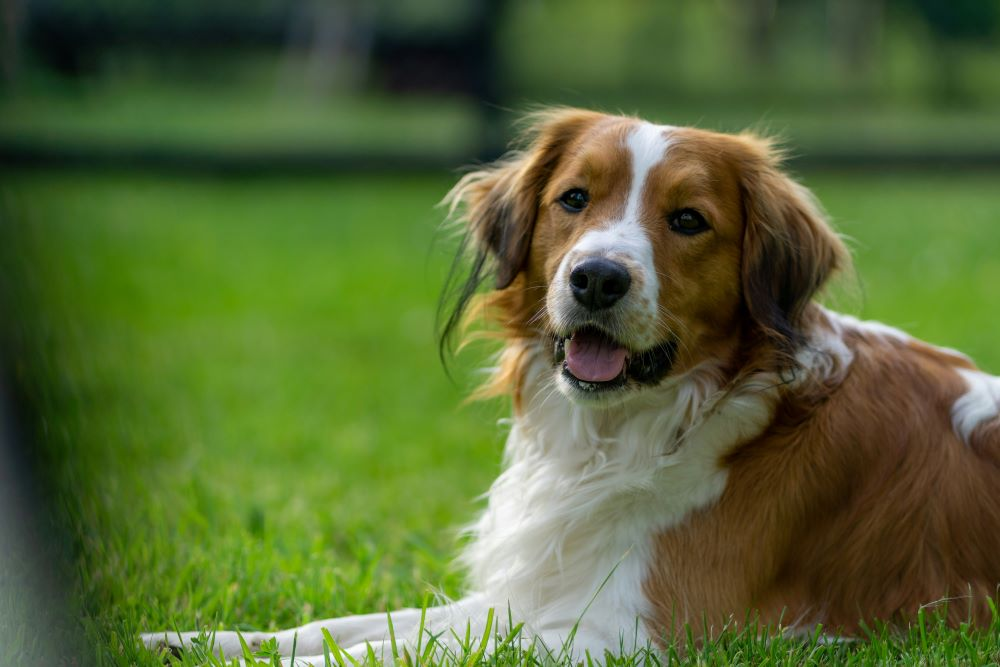
#> input picture assets/image.jpg, 1000 x 667 px
$ python -i augmentation.py   (imports and definitions only)
#> lines starting #> are read from the running program, lines starting #| are printed output that depends on the picture
import random
import numpy as np
import io
import torchvision.transforms as transforms
from typing import List, Tuple, Optional
from PIL import Image, ImageOps, ImageFilter
from torchvision.transforms import functional


class AugmentationScheduler:
    """
    Controls augmentation probability p during training.
    Interface and behavior match torch.optim.lr_scheduler.MultiStepLR.

    Args:
        initial_p (float): Initial probability (used before any milestone).
        milestones (List[int]): Epoch indices (0-based) after which p changes.
        probs (List[float]): New probabilities corresponding to each milestone.

    Example:
        # p = 0.1 for epochs 0-4 (first 5 epochs)
        # p = 0.3 starting from epoch 5 (6th epoch in logs)
        scheduler = AugmentationScheduler(
            initial_p=0.1,
            milestones=[5, 10],
            probs=[0.3, 0.5]
        )
    """

    # [28 lines left out: functions __init__, step, not called in this run]

    @property
    def p(self) -> float:
        return self._current_p

    # [15 lines left out: functions state_dict, load_state_dict, not called in this run]


class ImageTransformer:
    """
    Applies a sequence of image transformations and returns the transformed image
    along with the list of applied transformation names.
    """

    def __init__(self):
        self.transform_tokens = {
            "noop": 3,
            "grayscale": 4,
            "rotate_90": 5,
            "rotate_180": 6,
            "rotate_270": 7,
            "color_jitter": 8,
            "noise_adding": 9,
            "crop": 10,
            "horizontal_flip": 11,
            "vertical_flip": 12,
            "jpeg_artefacts": 13,
        }
        self.transformations = list(self.transform_tokens.keys())
        self._current_p = 0.3  # default fallback

    def set_p(self, p: float):
        """Set the current augmentation probability."""
        self._current_p = p

    # [20 lines left out: functions resize, crop, not called in this run]

    def is_grayscale(self, image: Image.Image) -> bool:
        if image.mode in ("L", "LA", "P"):
            return True
        img_array = np.array(image)
        if len(img_array.shape) == 3 and img_array.shape[2] == 3:
            return np.allclose(img_array[:, :, 0], img_array[:, :, 1]) and \
                np.allclose(img_array[:, :, 1], img_array[:, :, 2])
        return False

    def noise_adding(self, image: Image.Image) -> Image.Image:
        if image.mode != 'RGB':
            image = image.convert('RGB')
        img_np = np.array(image).astype(np.float32)
        mean = 0
        sigma = random.uniform(5, 20)
        gaussian = np.random.normal(mean, sigma, img_np.shape)
        noisy = img_np + gaussian
        noisy = np.clip(noisy, 0, 255).astype(np.uint8)
        return Image.fromarray(noisy, 'RGB')

    # [6 lines left out: function jpeg_artefacts, not called in this run]

    def blur(self, image: Image.Image) -> Image.Image:
        radius = random.uniform(1.0, 3.0)
        return image.filter(ImageFilter.GaussianBlur(radius=radius))

    # [13 lines left out: function compression, not called in this run]

    def apply_transform(self, image: Image.Image, transform: str) -> Image.Image:
        if transform == "noop":
            return image
        elif transform == "grayscale":
            return ImageOps.grayscale(image)
        elif transform == "rotate_90":
            return image.rotate(90, expand=True)
        elif transform == "rotate_180":
            return image.rotate(180, expand=True)
        elif transform == "rotate_270":
            return image.rotate(270, expand=True)
        elif transform == "color_jitter":
            enhancer = transforms.ColorJitter(brightness=0.3, contrast=0.3, saturation=0.3, hue=0.3)
            return enhancer(image)
        elif transform == "noise_adding":
            return self.noise_adding(image)
        elif transform == "jpeg_artefacts":
            return self.jpeg_artefacts(image)
        elif transform == "crop":
            return self.crop(image)
        elif transform == "horizontal_flip":
            return ImageOps.mirror(image)
        elif transform == "vertical_flip":
            return ImageOps.flip(image)
        elif transform == "compression":
            return self.compression(image)
        elif transform == "blur":
            return self.blur(image)
        else:
            return image

    def sample_transformations(self, image: Image.Image, p: float = 0.3) -> List[str]:
        """Randomly sample a subset of augmentations to apply to the input image.

        This method samples a combination of transformations while avoiding redundant or
        self-canceling sequences (i.e., combinations equivalent to a noop). The goal is to
        maintain a unique, non-degenerate mapping between the applied sequence and the
        resulting image, while allowing the model to learn meaningful relationships and
        compositional structure between transformations.

        At most one rotation (90, 180, or 270 degrees) is selected per sample to avoid
        overlapping orientation states. Both horizontal and vertical flips can be included
        in the same sequence, as their combination is not excluded unless it directly leads
        to a noop-equivalent transformation. Heavy distortions (e.g., JPEG artifacts, noise)
        are limited to one per sequence. Grayscale conversion is skipped if the image is
        already grayscale, and color jitter is omitted when grayscale is selected.

        Args:
            image: Input PIL image used to determine grayscale status.
            p: Probability threshold for including each transformation (default: 0.3).

        Returns:
            List of selected transformation names, or ["noop"] if none are chosen.
        """
        is_gray = self.is_grayscale(image)
        transforms_to_sample = [t for t in self.transformations if t != "noop"]
        random.shuffle(transforms_to_sample)

        selected = []
        flags = {
            "r180": False,
            "h": False,
            "v": False,
            "rot": False,
            "grayscale_selected": False,
            "heavy_distortion": False
        }

        heavy_distortions = {"jpeg_artefacts", "noise_adding"}

        for t in transforms_to_sample:
            if t == "grayscale" and is_gray:
                continue
            if random.random() >= p:
                continue

            if t == "grayscale":
                flags["grayscale_selected"] = True

            if t == "color_jitter":
                if flags["grayscale_selected"]:
                    continue
                selected.append(t)
                continue

            if t in heavy_distortions:
                if not flags["heavy_distortion"]:
                    selected.append(t)
                    flags["heavy_distortion"] = True
                continue

            if t in ("rotate_90", "rotate_270"):
                if not flags["rot"]:
                    selected.append(t)
                    flags["rot"] = True

            elif t == "rotate_180":
                if not flags["rot"] and not (flags["h"] and flags["v"]):
                    selected.append(t)
                    flags["r180"] = True
                    flags["rot"] = True

            elif t == "horizontal_flip":
                if not (flags["r180"] and flags["v"]):
                    selected.append(t)
                    flags["h"] = True

            elif t == "vertical_flip":
                if not (flags["r180"] and flags["h"]):
                    selected.append(t)
                    flags["v"] = True

            else:
                selected.append(t)

        return selected if selected else ["noop"]

    def transform(self, image: Image.Image, p: Optional[float] = None) -> Tuple[Image.Image, List[str]]:
        actual_p = p if p is not None else self._current_p
        sequence = self.sample_transformations(image, actual_p)
        transformed_image = image.copy()
        for transform in sequence:
            transformed_image = self.apply_transform(transformed_image, transform)
        return transformed_image.convert('RGB'), sequence


    # [164 lines left out: functions sample_transformations_by_length, transform_by_length, not called in this run]

>>> from PIL import Image
>>> picture = Image.open('../../assets/image.jpg')
#> picture is the input picture: PIL image 1000x667 RGB; mean R, G, B 86, 103.4, 53.5
>>> result = ImageTransformer().transform(picture)
#> in sample_transformations, `is_gray = self.is_grayscale(image)`: is_gray = False
#> after the loop in sample_transformations, `for t in transforms_to_sample:`: flags = {'r180': False, 'h': False, 'v': False, 'rot': True, 'grayscale_selected': False, 'heavy_distortion': True}; selected = ['rotate_90', 'noise_adding', 'color_jitter']
#> in apply_transform, `return image.rotate(90, expand=True)`:
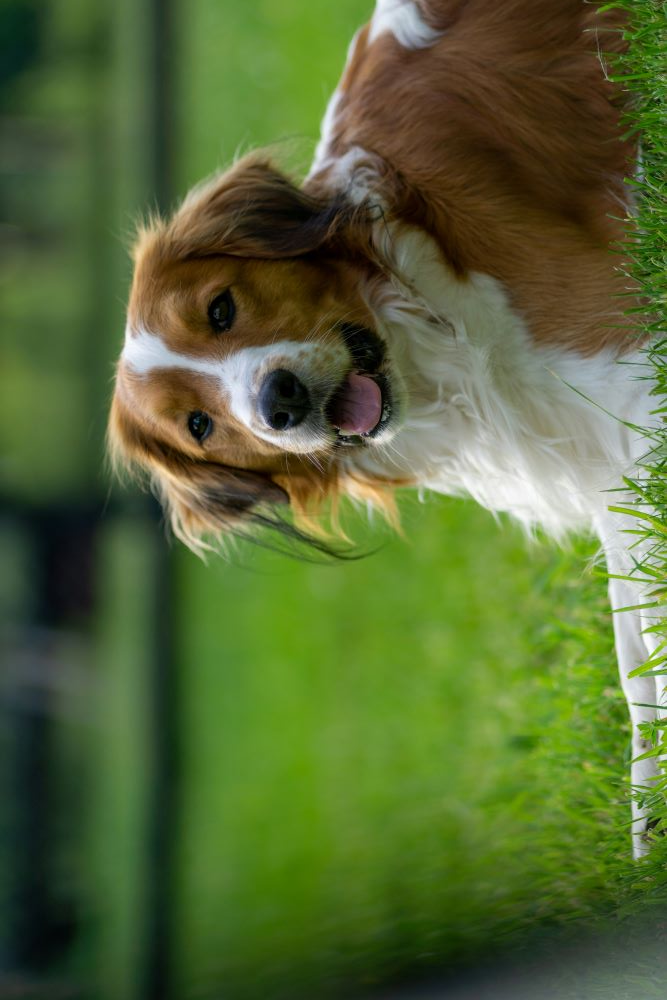
#> returned value: PIL image 667x1000 RGB; mean R, G, B 86, 103.4, 53.5
#> (the run stopped early here; a loop or call above may not have finished)
